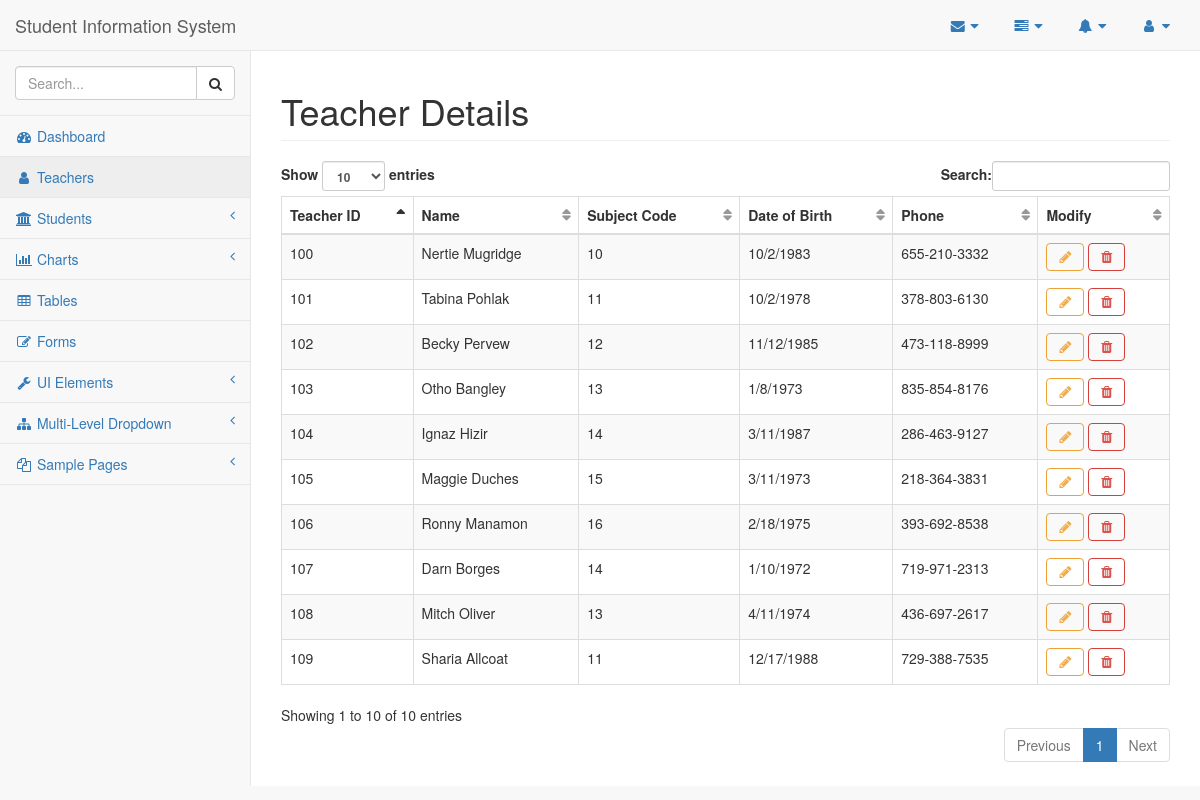
Before: /teachers with the older database file.
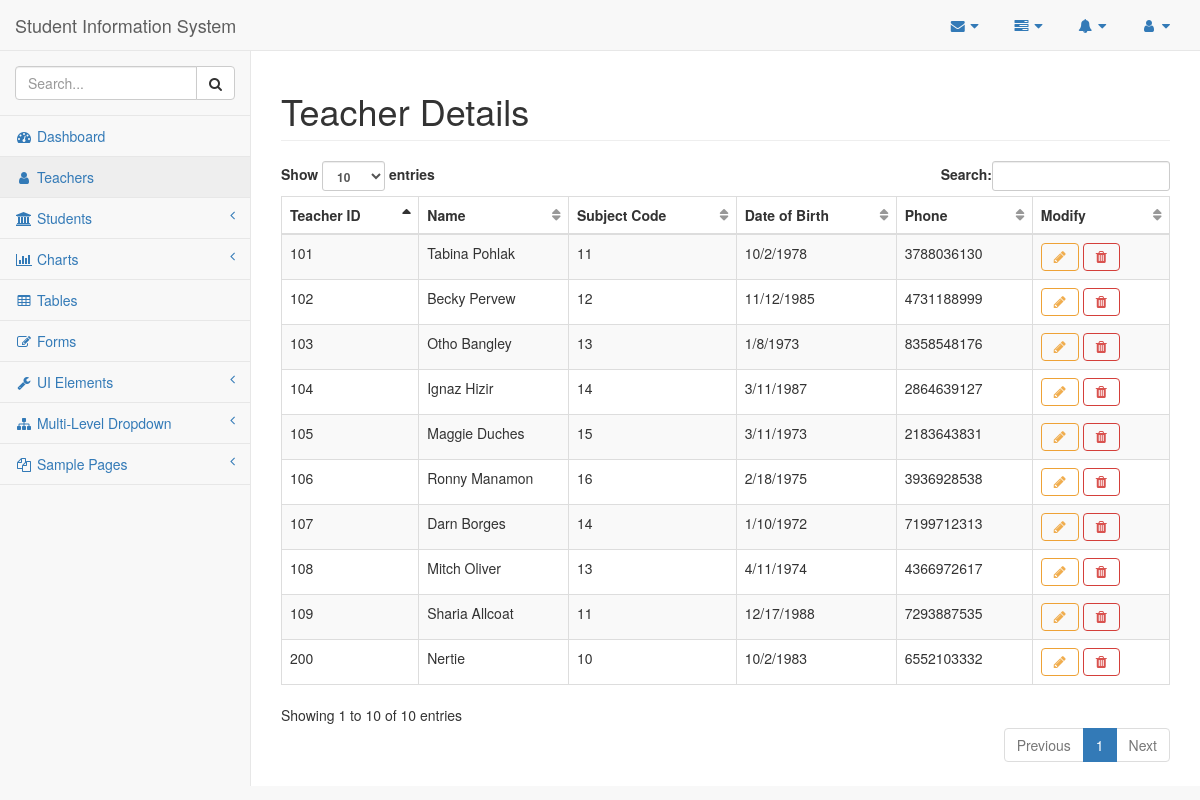
After: the same page with the newer database file.
### tables this page shows
CREATE TABLE Teacher
(
 teacher_id    integer NOT NULL ,
 sub_code      integer NOT NULL ,
 teacher_name  text NOT NULL ,
 phone         numeric NOT NULL ,
 date_of_birth date NOT NULL ,
 password      text NOT NULL ,
PRIMARY KEY (teacher_id, sub_code),
FOREIGN KEY (sub_code) REFERENCES Subject(sub_code) ON DELETE CASCADE ON UPDATE CASCADE
);

### flaskapp.py (the view)
@app.route('/teachers')
def teachers():
    global ID
    print(ID)
    teacher_list = query_db("SELECT * FROM TEACHER")
    return render_template("/teachers_info.html", id=ID, teacher_list=teacher_list)

### flaskapp.py (called while the page is built)
def get_db():
    db = getattr(g, '_database', None)
    if db is None:
        db = g._database = sqlite3.connect(DATABASE)
        db.row_factory = sqlite3.Row
    return db

def query_db(query, args=(), one=False):
    cur = get_db().execute(query, args)
    rv = cur.fetchall()
    cur.close()
    return (rv[0] if rv else None) if one else rv

@app.teardown_appcontext
def close_connection(exception):
    db = getattr(g, '_database', None)
    if db is not None:
        db.close()

### templates/teachers_info.html
{% extends "base.html" %}
{% block title %}Teacher Details{% endblock %}
{% block content %}
<table class="table table-striped table-bordered table-hover dataTable no-footer dtr-inline collapsed" style="width: 100%;" id="dataTables">
  <thead>
    <tr>
      <th scope="col">Teacher ID</th>
      <th scope="col">Name</th>
      <th scope="col">Subject Code</th>
      <th scope="col">Date of Birth</th>
      <th scope="col">Phone</th>
      <th scope="col">Modify</th>
    </tr>
  </thead>
  {% for teacher in teacher_list: %}
  <tr>
    <td>{{ teacher["teacher_id"] }}</td>
    <td>{{ teacher["teacher_name"] }}</td>
    <td>{{ teacher["sub_code"] }}</td>
    <td>{{ teacher["date_of_birth"] }}</td>
    <td>{{ teacher["phone"] }}</td>
    <td>
      <button type="button" class="btn btn-outline btn-warning fa fa-pencil" onclick="window.location.href='/modify/teacher/{{ teacher['teacher_id'] }}'"></button>
      <button type="button" class="btn btn-outline btn-danger fa fa-trash" onclick="window.location.href='/delete/teacher/{{ teacher['teacher_id'] }}'"></button>
    </td>
  </tr>
  {% endfor %}
</table>
{% endblock %}

### templates/base.html (shortened to what this page needs)
<!DOCTYPE html>
<html lang="en">
<head>
  <link href="{{ url_for('static', filename='vendor/bootstrap/css/bootstrap.min.css') }}" rel="stylesheet">
  <link href="{{ url_for('static', filename='vendor/metisMenu/metisMenu.min.css') }}" rel="stylesheet">
  <link href="{{ url_for('static', filename='dist/css/sb-admin-2.css') }}" rel="stylesheet">
  <link href="{{ url_for('static', filename='vendor/morrisjs/morris.css') }}" rel="stylesheet">
  <link rel="stylesheet" href="https://stackpath.bootstrapcdn.com/font-awesome/4.7.0/css/font-awesome.min.css">
</head>
<body>
  <div id="wrapper">
    <nav class="navbar navbar-default navbar-static-top" role="navigation" style="margin-bottom: 0">
      <div class="navbar-header">
        <a class="navbar-brand" href="/">Student Information System</a>
      </div>
      <ul class="nav navbar-top-links navbar-right">
        <li class="dropdown">
          <a class="dropdown-toggle" data-toggle="dropdown" href="#">
            <i class="fa fa-envelope fa-fw"></i> <i class="fa fa-caret-down"></i>
          </a>
        </li>
        <li class="dropdown">
          <a class="dropdown-toggle" data-toggle="dropdown" href="#">
            <i class="fa fa-tasks fa-fw"></i> <i class="fa fa-caret-down"></i>
          </a>
        </li>
        <li class="dropdown">
          <a class="dropdown-toggle" data-toggle="dropdown" href="#">
            <i class="fa fa-bell fa-fw"></i> <i class="fa fa-caret-down"></i>
          </a>
        </li>
        <li class="dropdown">
          <a class="dropdown-toggle" data-toggle="dropdown" href="#">
            <i class="fa fa-user fa-fw"></i> <i class="fa fa-caret-down"></i>
          </a>
        </li>
      </ul>
      <div class="navbar-default sidebar" role="navigation">
        <div class="sidebar-nav navbar-collapse">
          <ul class="nav" id="side-menu">
            <li class="sidebar-search">
              <div class="input-group custom-search-form">
                <input type="text" class="form-control" placeholder="Search...">
                <span class="input-group-btn">
                  <button class="btn btn-default" type="button">
                    <i class="fa fa-search"></i>
                  </button>
                </span>
              </div>
            </li>
            <li>
              <a href="/"><i class="fa fa-dashboard fa-fw"></i> Dashboard</a>
            </li>
            <li>
              <a href="/teachers"><i class="fa fa-user fa-fw"></i> Teachers</a>
            </li>
            <li>
              <a href="#"><i class="fa fa-institution fa-fw"></i> Students<span class="fa arrow"></span></a>
            </li>
            <li>
              <a href="#"><i class="fa fa-bar-chart-o fa-fw"></i> Charts<span class="fa arrow"></span></a>
            </li>
            <li>
              <a href="tables.html"><i class="fa fa-table fa-fw"></i> Tables</a>
            </li>
            <li>
              <a href="forms.html"><i class="fa fa-edit fa-fw"></i> Forms</a>
            </li>
            <li>
              <a href="#"><i class="fa fa-wrench fa-fw"></i> UI Elements<span class="fa arrow"></span></a>
            </li>
            <li>
              <a href="#"><i class="fa fa-sitemap fa-fw"></i> Multi-Level Dropdown<span class="fa arrow"></span></a>
            </li>
            <li>
              <a href="#"><i class="fa fa-files-o fa-fw"></i> Sample Pages<span class="fa arrow"></span></a>
            </li>
          </ul>
        </div>
      </div>
    </nav>
    <div id="page-wrapper">
      <div class="row">
        <div class="col-lg-12">
          <h1 class="page-header">
            {% block title %}{% endblock %}
          </h1>
        </div>
      </div>
      {% block content %}{% endblock content %}
    </div>
</body>
</html>

Changed rows visible on the page:
changed Teacher: teacher_id "100" → "200"; teacher_name "Nertie Mugridge" → "Nertie"; phone "655-210-3332" → "6552103332"
changed Teacher "Tabina Pohlak": phone "378-803-6130" → "3788036130"
changed Teacher "Becky Pervew": phone "473-118-8999" → "4731188999"
changed Teacher "Otho Bangley": phone "835-854-8176" → "8358548176"
changed Teacher "Ignaz Hizir": phone "286-463-9127" → "2864639127"
changed Teacher "Maggie Duches": phone "218-364-3831" → "2183643831"
changed Teacher "Ronny Manamon": phone "393-692-8538" → "3936928538"
changed Teacher "Darn Borges": phone "719-971-2313" → "7199712313"
changed Teacher "Mitch Oliver": phone "436-697-2617" → "4366972617"
changed Teacher "Sharia Allcoat": phone "729-388-7535" → "7293887535"
